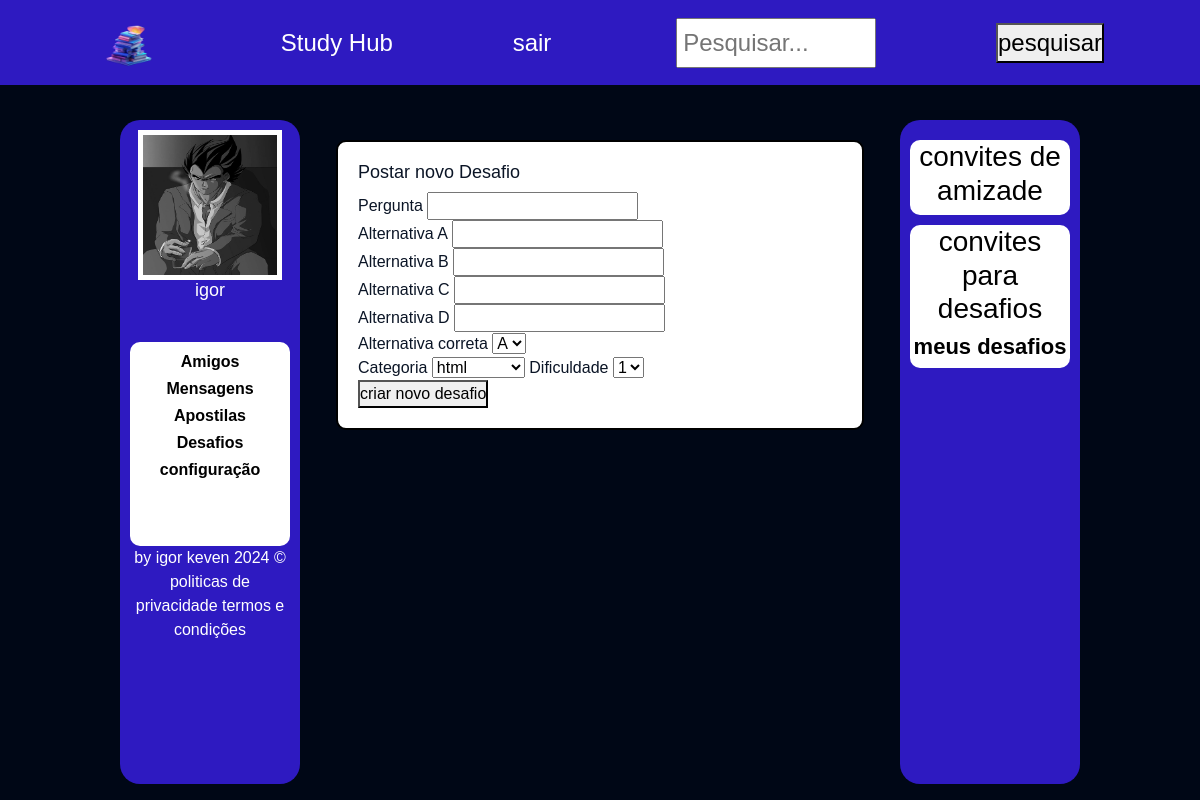
Before: /home (signed in) with the older database file.
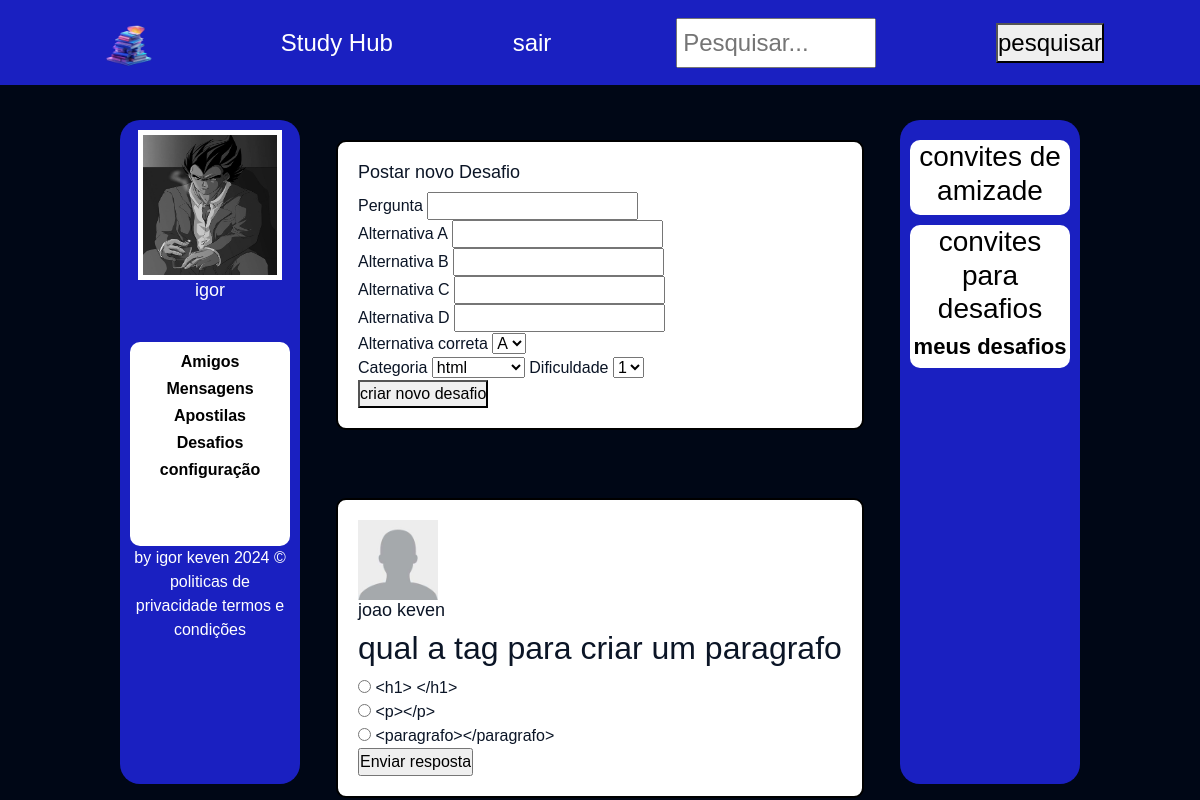
After: the same page with the newer database file.
### tables this page shows
CREATE TABLE usuario (
    id INTEGER PRIMARY KEY,
    nome TEXT NOT NULL,
    senha TEXT NOT NULL,
    tema TEXT DEFAULT '#3b5998',
    img_perfil TEXT DEFAULT '/static/imagens/user.png',
    img_capa TEXT DEFAULT '/static/imagens/fundo.jpg'
);

CREATE TABLE desafios (
    id INTEGER PRIMARY KEY AUTOINCREMENT,
    id_usuario INTEGER,
    pergunta TEXT,
    respostaA TEXT,
    respostaB TEXT,
    respostaC TEXT,
    respostaD TEXT,
    respostaCERTA TEXT,
    categoria TEXT,
    dificuldade INTEGER
);

### main.py (the view)
@app.route('/home')
def home():
    if 'usuario' in session:  # SE TENTAR ENTRAR SEM LOGIN NAO CAI AQUI
        nome = session['usuario']  # Obtenha o nome do usuário da sessão
        conn = sqlite3.connect('usuarios.db')
        cursor = conn.cursor()
        cursor.execute("SELECT * FROM usuario WHERE nome = ?", (nome,))
        usuario = cursor.fetchone()
        cursor.execute("""
            SELECT u.*
            FROM usuario u
            INNER JOIN amigos a ON u.id = a.amigo_id
            WHERE a.usuario_id = ?
        """, (usuario[0],))
        amigos = cursor.fetchall()  # Obter todos os dados dos amigos
        cursor.execute("""
            SELECT *
            FROM usuario
            WHERE id NOT IN (
                SELECT amigo_id
                FROM amigos
                WHERE usuario_id = ?
            )
            AND id != ?
        """, (usuario[0], usuario[0]))
        possiveis_amigos = cursor.fetchall()  # Obter todos os dados dos possíveis amigos
        cursor.execute("""
            SELECT u.*
            FROM usuario u
            INNER JOIN solicitacoes_amizade s ON u.id = s.solicitante_id
            WHERE s.solicitado_id = ?
        """, (usuario[0],))
        solicitacoes_amizade = cursor.fetchall()
        cursor.execute("""
            SELECT d.*
            FROM desafios d
            INNER JOIN amigos a ON d.id_usuario = a.amigo_id
            WHERE a.usuario_id = ?
        """, (usuario[0],))
        desafios = cursor.fetchall()
        cursor.execute("""
            SELECT u.*
            FROM usuario u
            INNER JOIN desafios d ON u.id = d.id_usuario
            WHERE u.id != ?
        """, (usuario[0],))
        usuarios_com_desafios = cursor.fetchall()
        cursor.close()
        conn.close()
        if usuario is not None:  # Se encontramos um usuário que corresponde ao nome de usuário
            tema = usuario[3]  # Obtenha o tema do perfil do usuário
            img_perfil = usuario[4]  # Obtenha a imagem de perfil do usuário
            img_capa = usuario[5]  # Obtenha a imagem de capa do usuário
            apostilas = ['apostila1.pdf','apostila2.pdf','apostila3.pdf','apostila4.pdf']  # DEPOIS APAGAR E PEGAR DADOS DO BD
            return render_template('home.html',usuarios_com_desafios=usuarios_com_desafios,desafios=desafios,solicitacoes_amizade=solicitacoes_amizade,possiveis_amigos=possiveis_amigos,nome=nome, fundo=img_capa, apostilas=apostilas, tema=tema,img_perfil=img_perfil, amigos=amigos)
        else:
            flash('Erro ao buscar os dados do usuário!!')
            return redirect('/')
    else:
        flash('É necessario fazer login para acessar!!')
        return redirect('/')

### templates/home.html (shortened to what this page needs)
<!doctype html>
<html lang="en">
    <head>
        <link href="https://cdn.jsdelivr.net/npm/bootstrap@5.3.2/dist/css/bootstrap.min.css" rel="stylesheet">
        <link href="static/css/cadastro.css" rel="stylesheet">
        <link href="static/css/base.css" rel="stylesheet">
        <link rel="stylesheet" href="/static/css/home.css">
    </head>
    <body style="background-image: url('{{fundo}}'); ">
        <div class="navbar">
            <img class="logo_navBar" src="/static/imagens/logo.png" alt="">
            Study Hub
            <div class="botoes_navbar">
                <a  href="/sair">sair</a>
            </div>
            <input type="text" class="search-bar" placeholder="Pesquisar...">
            <button>pesquisar</button>
        </div>
        <aside class="perfil">
            <img src="{{img_perfil}}" alt="foto de perfil" title="Mudar foto"  width="200" height="150" id="foto_perfi">
            <br>
            <h1 class="nome"> {{nome}}</h1>
            <div class="menu_lateral_esquendo">
              <div class="menu_lateral_esquendo_1">
                <h3 class="menu_perfil" id="btn_amigos">Amigos</h3>
                <h3 class="menu_perfil" id="btn_mensagens">Mensagens</h3>
                <h3 class="menu_perfil" id="btn_apostila">Apostilas</h3>
                <h3 class="menu_perfil" id="btn_desafios">Desafios</h3>
                <h3 class="menu_perfil" id="btn_config">configuração</h3>
                <br><br>
              </div>
            </div>
            by igor keven 2024 &copy;<br>
            <a class="poiticas" >politicas de privacidade</a>
            <a class="poiticas" >termos e condições</a>
        </aside>
        <div class="conteudo">
          <div id="feed">
            {% include 'feed.html' %}
        </div>
      </div>
        <aside class="lateral_direita">
            <div class="menu_lateral_direito">
                <h3 style="color: black;" > convites de amizade</h3>
            </div>
            <div class="menu_lateral_direito">
                <h3 style="color: black;"> convites para desafios</h3>
                <h3 class="menu_perfil" id="apagar_conta">meus desafios</h3>
            </div>
        </aside>
    </body>
</html>

### templates/feed.html (shortened to what this page needs)
    <div class="novo_flashCard feed">
      <h1>Postar novo Desafio</h1>
      <form action="/novo_desafio" method="post" id="formDesafio">
        <label for="pergunta">Pergunta</label>
        <input type="text" name="pergunta" id="pergunta" required><br>
        <label for="respostaA">Alternativa A</label>
        <input type="text" name="respostaA" id="respostaA" required><br>
        <label for="respostaB">Alternativa B</label>
        <input type="text" name="respostaB" id="respostaB"><br>
        <label for="respostaC">Alternativa C</label>
        <input type="text" name="respostaC" id="respostaC"><br>
        <label for="respostaD">Alternativa D</label>
        <input type="text" name="respostaD" id="respostaD"><br>
        <label for="respostaCerta">Alternativa correta</label>
        <select name="respostaCerta" id="respostaCerta" required>
          <option value="respostaA">A</option>
        </select><br>
        <label for="categoria">Categoria</label>
        <select name="categoria" id="categoria" required>
          <option value="html">html</option>
        </select>
        <label for="dificuldade">Dificuldade</label>
        <select name="dificuldade" id="dificuldade" required>
          <option value="1">1</option>
        </select><br>
                 <button type="submit">criar novo desafio</button>
      </form>
    </div>
<br><br>
{% if usuarios_com_desafios %}
  {% set desafios_processados = [] %}
  {% for usuario in usuarios_com_desafios %}
    {% for desafio in desafios %}
      {% if desafio[1] == usuario[0] and desafio[0] not in desafios_processados %}
        <div class="feed">
          <img src="{{ usuario[4] }}" alt="">
          <h1>{{ usuario[1] }}</h1>
          <form action="#" method="post" onsubmit="return verificarResposta(this);" data-resposta-certa="{{ desafio[7] }}">
            <h2>{{ desafio[2] }}</h2>
            <input type="radio" id="respostaA" name="resposta" value="respostaA">
            <label for="respostaA">{{ desafio[3] }}</label><br>
            {% if desafio[4] != None %}
            <input type="radio" id="respostaB" name="resposta" value="respostaB">
            <label for="respostaB">{{ desafio[4] }}</label><br>
            {% endif %}
            {% if desafio[5] != None %}
            <input type="radio" id="respostaC" name="resposta" value="respostaC">
            <label for="respostaC">{{ desafio[5] }}</label><br>
            {% endif %}
            <input type="submit" value="Enviar resposta">
          </form>
        </div>
      {% endif %}
    {% endfor %}
  {% endfor %}
{% endif %}

### static/css/cadastro.css (style rules this page uses)
* { margin: 0; padding: 0; }

### static/css/base.css (style rules this page uses)
:root { --main-color: #0b1526; --dark-color: #000716; --secondary-dark-color: rgb(15, 2, 26); --light-color: #00c1f3; --contrast-color: #f4c96b; --differential-color: #58fcd5; --tema: #3b5998; }
body { background-color: var(--dark-color) !important; color: white !important; }

### static/css/home.css (style rules this page uses)
body { font-family: Arial, sans-serif; margin: 0; padding: 0; background-color: #e9ebee; display: flex; justify-content: space-between; background-size: cover; background-repeat: no-repeat; background-position: center; background-attachment: fixed; }
.navbar { background-color: var(--tema); color: white; padding: 10px; text-align: center; font-size: 24px; position: fixed; width: 100%; top: 0; display: flex; justify-content: space-between; padding-left: 8%; padding-right: 8%; z-index: 2; }
.logo_navBar { height: 65px; width: 65px; }
.botoes_navbar a { display: flex; justify-content: center; cursor: pointer; text-decoration: none; color: white; }
.botoes_navbar a ,.botoes_navbar .dropdown { margin-right: 5px; }
.search-bar { width: 200px; padding: 5px; justify-self: flex-end; }
.perfil { position: fixed; top: 15%; left: 10%; border-radius: 20px; height: 83%; width: 15%; background-color: var(--tema); padding: 10px; text-align: center; }
.poiticas { cursor: pointer; text-decoration: none; color: white; }
.lateral_direita { position: fixed; top: 15%; right: 10%; border-radius: 20px; height: 83%; width: 15%; background-color: var(--tema); padding: 10px; text-align: center; }
.perfil img { border: solid 5px rgb(255, 255, 255); background-color: #0b1526; width: 90%; }
h1.nome { color: white; font-size: 18px; }
.menu_perfil { cursor: pointer; font-size: 22px; font-weight: bold; color: black; }
.menu_lateral_esquendo { margin-top: 25%; background-color: white; width: 100%; border-radius: 10px; padding: 10px; }
.menu_lateral_esquendo h3 { font-size: 16px; }
.menu_lateral_direito { background-color: white; width: 100%; border-radius: 10px; max-height: 200px; overflow-y: auto; margin-top: 10px; }
.conteudo { margin-top: 10%; margin-left: 28%; margin-right: 28%; background-color: transparent; width: 100%; height: 100%; border-radius: 10px; color: #0b1526; }
.novo_flashCard { border: solid 2px black; position: sticky; top: 11%; padding: 5px; opacity: 1; transition: opacity 0.3s ease; }
.feed { background-color: white; margin-top: 20px; padding: 20px; border-radius: 10px; border: solid 2px black; }
.feed h1 { font-size: 18px; }
.feed img { height: 80px; width: 80px; }

Changed rows visible on the page:
added usuario: nome "joao keven"
added desafios: img_perfil (placeholder picture), pergunta "qual a tag para criar um paragrafo", respostaA "<h1> </h1>", respostaB "<p></p>", respostaC "<paragrafo></paragrafo>"
